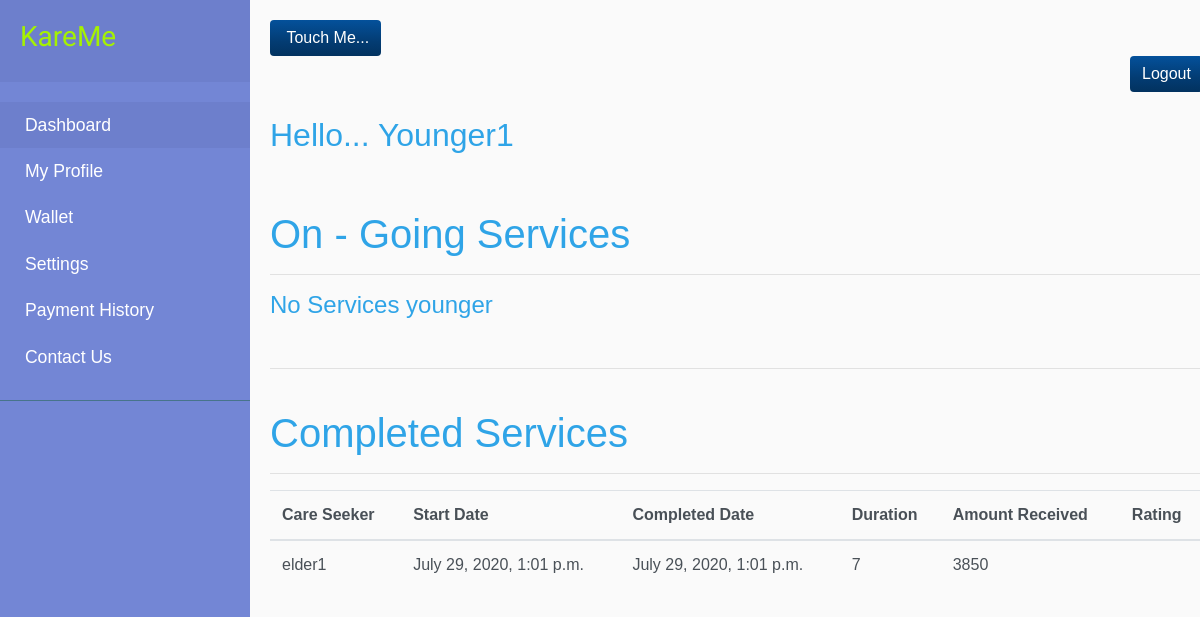
The app's page /dashboard/history/34 (signed in) with its own data.
### accounts/models.py (models this page shows, shortened)
class User(AbstractUser):
    is_younger = models.BooleanField(default=False)
    is_elder = models.BooleanField(default=False)
    bio = models.CharField(max_length=250, blank=True)

class Completed(models.Model):
    care_to = models.ForeignKey(Elder, on_delete=models.CASCADE)
    care_by = models.ForeignKey(Younger, on_delete=models.CASCADE)
    date_started = models.DateTimeField(auto_now=False, blank=True, null=True)
    scheduled_end_date = models.DateTimeField(auto_now=False, blank=True, null=True)
    date_ended = models.DateTimeField(auto_now=False, blank=True, null=True)
    duration = models.IntegerField(default=0, blank=True, null=False)
    amount_paid = models.IntegerField(default=0, blank=True)

class Elder(models.Model):
    user = models.OneToOneField(User, on_delete=models.CASCADE, primary_key=True)
    need_help = models.BooleanField(default=False)
    funds = models.IntegerField(default=0)
    def __str__(self):
        return self.user.username

### dashboard/views.py (the view)
# urls.py: path('history/<int:id>', history, name='history'),
def history(request,id,*args, **kwargs):
    history = Transactions.objects.filter(care_seeker=id)
    comp = Completed.objects.filter(care_to=id).order_by('-id')
    y_history = Transactions.objects.filter(care_giver=id)
    y_comp = Completed.objects.filter(care_by=id).order_by('-id')
    context = {
        'history':history,
        'comp':comp,
        'y_history': y_history,
        'y_comp': y_comp
        }
    return render(request,'dashboard/history.html',context)

### templates/dashboard/history.html (shortened to what this page needs)
{% extends 'sidebar.html' %}
{% load static %}
{% load ratings %}
{% block sidebar %} <br><br>
<h2>Hello... {{ user.username|capfirst }}</h2> <br><br>
{% if user.is_authenticated and user.is_younger %}
            <h1>On - Going Services </h1><hr>
            {% if y_history %}
            <table class="table table-hover">
                <thead>
                    <tr>
                        <th>Care Seeker</th>
                        <th>Start Date</th>
                        <th>End Date</th>
                        <th>Duration</th>
                        <th>Amount to Receive</th>
                        <th>Rating</th>
                    </tr>
                    {%for x in y_history %}
                    <tbody>
                        <tr>
                            <td>{{x.care_seeker}}</td>
                            <td>{{x.date_approved.date}}</td>
                            <td>{{x.end_date}}</td>
                            <td>{{x.duration}}</td>
                            <td>{{x.amount_to_pay}}</td>
                            <td>{% ratings x.care_seeker%}</td>
                        </tr>
                    </tbody>
                    {% endfor %}
                </thead>
            </table>
            {% else %}
            <h4>No Services younger</h4>
          {% endif %}
<br><hr><br>
                <h1>Completed Services</h1><hr>
                {% if y_comp %}
                <table class="table table-hover">
                        <thead>
                            <tr>
                                <th>Care Seeker</th>
                                <th>Start Date</th>
                                <th>Completed Date</th>
                                <th>Duration</th>
                                <th>Amount Received</th>
                                <th>Rating</th>
                            </tr>
                        </thead>
                            {%for x in y_comp %}
                            <tbody>
                                <tr>
                                    <td>{{x.care_to}}</td>
                                    <td>{{x.date_started}}</td>
                                    <td>{{x.date_ended}}</td>
                                    <td>{{x.duration}}</td>
                                    <td>{{x.amount_paid}}</td>
                                    <td>{% ratings x.care_to %}</td>
                                </tr>
                            </tbody>
                            {% endfor %}
                </table>
                {% else %}
                <h4>No Services</h4><hr>
                {% endif %}
{% endif %}
{% endblock %}

### careall/static/css/sidebar-1.css (style rules this page uses)
body { font-family: 'Poppins', sans-serif; background: #fafafa; }

### records on screen
User: username "Younger1"
Completed: care_to "elder1", date_started "July 29, 2020, 1:01 p.m.", date_ended "July 29, 2020, 1:01 p.m.", duration "7", amount_paid "3850"
